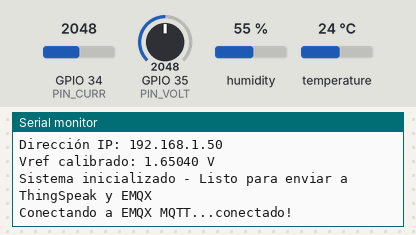
Simulated run of this sketch. Board: ESP32. Parts: the last lines printed to the serial monitor. Inputs (shaded band) come from the test bench; at power-on: humidity 55 %, GPIO 34 (PIN_CURR) = 2048, GPIO 35 (PIN_VOLT) = 2048, temperature 24 °C. WiFi joins after 1.5 s; servers stay silent unless stated; no MQTT or app messages arrive unless stated.

Above: at 3.9 s.
4.0 s: humidity set to 22 %
At 6.3 s:
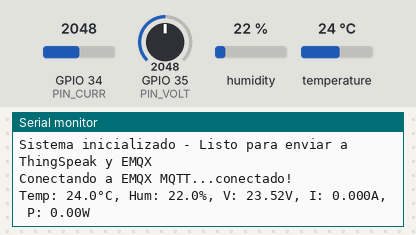
11.5 s: GPIO 34 (PIN_CURR) set to 2866
At 12.6 s:
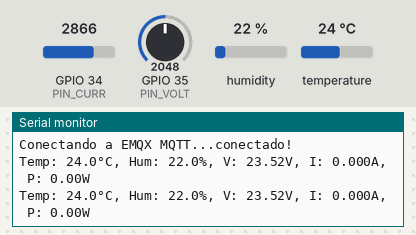
13.0 s: GPIO 35 (PIN_VOLT) set to 2866
14.5 s: temperature set to 12 °C
At 15.8 s:
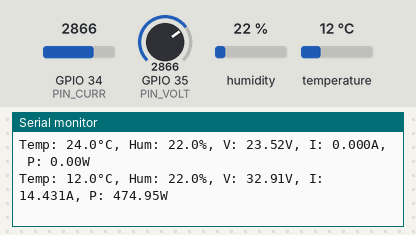

Measured:
- after the input at 4.0 s, the serial monitor: prints a new line after 1.0 s (image 1)
- after the input at 14.5 s, the serial monitor: prints a new line after 0.51 s (image 3)

The sketch:

Scritp_ESP32.ino
```cpp
// (licence header left out)
#include <WiFi.h>
#include <HTTPClient.h>
#include <ArduinoJson.h>
#include <PubSubClient.h>
#include "DHT.h"

float k = 2.85; // Constante para calibración de tensión eléctrica

// --- CONFIGURACIÓN WIFI ---
const char* ssid = "RED WIFI";
const char* password = "CLAVE WIFI";

// --- CONFIGURACIÓN THINGSPEAK ---
const char* server = "http://api.thingspeak.com/update";
String apiKey = "API KEY DEL PROYECTO EN THINGSPEAK";   // API Key

// --- CONFIGURACIÓN EMQX MQTT ---
const char* mqttServer = "IP Brocker"; // IP de tu broker EMQX
const int mqttPort = 1883;
const char* mqttTopic = "FULL/panel";
const char* mqttClientId = "ESP32_Energy_Monitor";

// --- SENSOR DHT22 ---
#define DHTPIN 4
DHT dht4(DHTPIN, DHT22);

// --- Pines y parámetros eléctricos ---
#define PIN_VOLT 35
#define PIN_CURR 34
#define REF_VOLTAGE 3.3
#define ADC_RESOLUTION 4095.0
#define R1 30000.0
#define R2 7500.0

// Sensibilidad ACS712 ajustada para divisor 2/3
const float mVperAmp = 185.0 * (2.0 / 3.0);  // ~123.3 mV/A

// Factor de calibración manual
const float factorCalibracion = 16.2;

// EMA
const float alfa = 0.5;
float IDC_ema = 0.0;  // corriente suavizada

// Buffer para promedio de 50 muestras
const int bufferSize = 50;
float bufferEMA[bufferSize] = {0};
int bufferIndex = 0;
bool bufferLleno = false;

float Vref = 0.0;

unsigned long ultimaPublicacion = 0;
const unsigned long intervaloPublicacion = 30000;  // 30 segundos
const unsigned long intervaloLectura = 5000;       // 5 segundos

// Manejo de errores DHT22
int dhtErrorCount = 0;
const int maxDhtErrors = 5;  // reinicia si hay 5 errores consecutivos

// Clientes WiFi y MQTT
WiFiClient wifiClient;
PubSubClient mqttClient(wifiClient);

void conectarWiFi() {
  Serial.println("\n=== Conectando a WiFi ===");
  WiFi.mode(WIFI_STA);
  WiFi.begin(ssid, password);

  int intentos = 0;
  while (WiFi.status() != WL_CONNECTED && intentos < 20) {
    Serial.print(".");
    delay(500);
    intentos++;
  }

  if (WiFi.status() == WL_CONNECTED) {
    Serial.println("\nConectado a WiFi");
    Serial.print("Dirección IP: ");
    Serial.println(WiFi.localIP());
  } else {
    Serial.println("\nNo se pudo conectar. Reiniciando...");
    delay(5000);
    ESP.restart();
  }
}

void reconnectMQTT() {
  while (!mqttClient.connected()) {
    Serial.print("Conectando a EMQX MQTT...");

    if (mqttClient.connect(mqttClientId)) {
      Serial.println("conectado!");
    } else {
      Serial.print("falló, rc=");
      Serial.print(mqttClient.state());
      Serial.println(" intentando en 5 segundos...");
      delay(5000);
    }
  }
}

// Función para publicar en MQTT
void publicarMQTT(float temperatura, float humedad, float VDC, float IDC_promedio, float potencia) {
  if (!mqttClient.connected()) {
    reconnectMQTT();
  }

  // Crear documento JSON
  StaticJsonDocument<512> doc;

  // Agregar timestamp
  doc["timestamp"] = millis();

  // Agregar datos de sensores
  doc["temperatura"] = round(temperatura * 10) / 10.0;  // 1 decimal
  doc["humedad"] = round(humedad * 10) / 10.0;          // 1 decimal
  doc["voltaje"] = round(VDC * 100) / 100.0;            // 2 decimales
  doc["corriente"] = round(IDC_promedio * 1000) / 1000.0; // 3 decimales
  doc["potencia"] = round(potencia * 100) / 100.0;      // 2 decimales

  // Agregar metadatos
  doc["sensor"] = "ESP32_Energy_Monitor";
  doc["version"] = "1.0";
  doc["unidades"] = "C|%|V|A|W";

  // Serializar JSON a string
  String jsonString;
  serializeJson(doc, jsonString);

  Serial.println("Enviando JSON a MQTT:");
  Serial.println(jsonString);

  // Publicar en MQTT
  if (mqttClient.publish(mqttTopic, jsonString.c_str())) {
    Serial.println("Datos enviados a EMQX via MQTT");
  } else {
    Serial.println("Error enviando a MQTT");
  }
}

void setup() {
  Serial.begin(115200);
  delay(1000);

  conectarWiFi();

  // Configurar MQTT
  mqttClient.setServer(mqttServer, mqttPort);
  mqttClient.setBufferSize(512); // Aumentar buffer para JSON

  dht4.begin();
  analogSetAttenuation(ADC_11db);

  // Calibrar Vref sin carga (promediando 200 lecturas)
  float suma = 0;
  const int calibracionLecturas = 200;
  for (int i = 0; i < calibracionLecturas; i++) {
      suma += analogRead(PIN_CURR);
      delay(1);
  }
  Vref = (suma / calibracionLecturas) * REF_VOLTAGE / ADC_RESOLUTION;
  Serial.printf("Vref calibrado: %.5f V\n", Vref);

  // Inicializar EMA con primera lectura
  int adc = analogRead(PIN_CURR);
  float voltageCurr = (adc * REF_VOLTAGE) / ADC_RESOLUTION;
  IDC_ema = fabs(((voltageCurr - Vref) / (mVperAmp / 1000.0)) * factorCalibracion);

  // Inicializar buffer de promedio
  for (int i = 0; i < bufferSize; i++) bufferEMA[i] = IDC_ema;

  Serial.println("Sistema inicializado - Listo para enviar a ThingSpeak y EMQX");
}

void loop() {
  static unsigned long ultimaLectura = 0;

  // Mantener conexión MQTT
  if (!mqttClient.connected()) {
    reconnectMQTT();
  }
  mqttClient.loop();

  if (millis() - ultimaLectura >= intervaloLectura) {
    ultimaLectura = millis();

    // --- LECTURA DEL DHT22 ---
    float temperatura = dht4.readTemperature();
    float humedad = dht4.readHumidity();

    if (isnan(temperatura) || isnan(humedad)) {
        Serial.println("Error leyendo DHT22");
        dhtErrorCount++;

        if (dhtErrorCount >= maxDhtErrors) {
            Serial.println("DHT colgado. Reiniciando micro...");
            delay(100);
            ESP.restart();
        }

        if (isnan(temperatura)) temperatura = -1;
        if (isnan(humedad)) humedad = -1;
    } else {
        dhtErrorCount = 0; // lectura exitosa
    }

    // --- LECTURA DE VOLTAJE ---
    int adcValue = analogRead(PIN_VOLT);
    float voltageADC = (adcValue * REF_VOLTAGE) / ADC_RESOLUTION;
    float VDC = k * voltageADC * (R1 + R2) / R2;

    // --- LECTURA DE CORRIENTE DC ---
    int adc = analogRead(PIN_CURR);
    float voltageCurr = (adc * REF_VOLTAGE) / ADC_RESOLUTION;

    float IDC_actual = fabs(((voltageCurr - Vref) / (mVperAmp / 1000.0)) * factorCalibracion);

    // EMA
    IDC_ema = alfa * IDC_actual + (1 - alfa) * IDC_ema;

    // Buffer promedio
    bufferEMA[bufferIndex] = IDC_ema;
    bufferIndex = (bufferIndex + 1) % bufferSize;
    if (bufferIndex == 0) bufferLleno = true;

    float IDC_promedio = 0;
    int n = bufferLleno ? bufferSize : bufferIndex;
    for (int i = 0; i < n; i++) IDC_promedio += bufferEMA[i];
    IDC_promedio /= n;

    if (IDC_promedio < 0.01) IDC_promedio = 0.0;

    float potencia = VDC * IDC_promedio;

    // --- PUBLICACIÓN cada 30s ---
    if (millis() - ultimaPublicacion >= intervaloPublicacion) {
        ultimaPublicacion = millis();

        // 1. ENVIAR A THINGSPEAK
        String url = String(server) + "?api_key=" + apiKey +
                     "&field1=" + String(temperatura, 1) +
                     "&field2=" + String(humedad, 1) +
                     "&field3=" + String(VDC, 2) +
                     "&field4=" + String(IDC_promedio, 3) +
                     "&field5=" + String(potencia, 2);

        Serial.println("\n=== ENVIANDO DATOS ===");
        Serial.println("Enviando a ThingSpeak...");
        Serial.println(url);

        HTTPClient http;
        http.begin(url);
        int httpCode = http.GET();

        if (httpCode > 0) {
          Serial.printf("ThingSpeak: OK (Código HTTP: %d)\n", httpCode);
        } else {
          Serial.printf("ThingSpeak Error: %s\n", http.errorToString(httpCode).c_str());
        }
        http.end();

        // 2. ENVIAR A EMQX MQTT
        Serial.println("Enviando a EMQX MQTT...");
        publicarMQTT(temperatura, humedad, VDC, IDC_promedio, potencia);

        Serial.println("=== DATOS ENVIADOS ===\n");
    }

    // Mostrar en serial cada 5s
    Serial.printf("Temp: %.1f°C, Hum: %.1f%%, V: %.2fV, I: %.3fA, P: %.2fW\n",
                  temperatura, humedad, VDC, IDC_promedio, potencia);
  }
}
```
